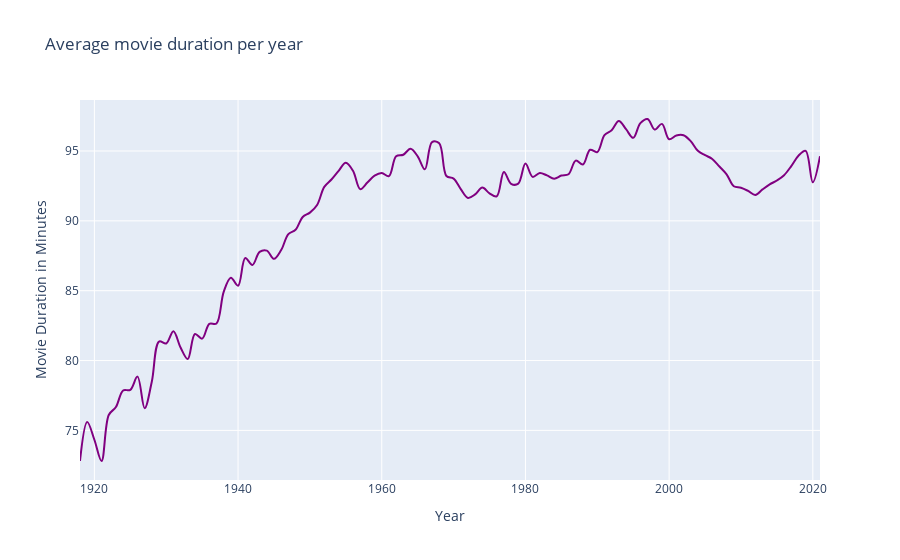

Here is the notebook cell this chart was saved with:
### Code cell
fig = px.line(runtime_mean, y='runtimeMinutes', title='Average movie duration per year', line_shape='spline', labels={'startYear': 'Year', 'runtimeMinutes': 'Movie Duration in Minutes'}, color_discrete_sequence=['purple'])

fig.update_layout(autosize=False)
fig.show()

### Figure 1 — Plotly figure (JSON) as saved in the notebook; plotly's stock layout.template omitted (floating-point values rounded to 4 significant figures)
{"data": [{"hovertemplate": "Year=%{x}<br>Movie Duration in Minutes=%{y}<extra></extra>", "legendgroup": "", "line": {"color": "purple", "dash": "solid", "shape": "spline"}, "mode": "lines", "name": "", "orientation": "v", "showlegend": false, "type": "scatter", "x": [1918, 1919, 1920, 1921, 1922, 1923, 1924, 1925, 1926, 1927, 1928, 1929, 1930, 1931, 1932, 1933, 1934, 1935, 1936, 1937, 1938, 1939, 1940, 1941, 1942, 1943, 1944, 1945, 1946, 1947, 1948, 1949, 1950, 1951, 1952, 1953, 1954, 1955, 1956, 1957, 1958, 1959, 1960, 1961, 1962, 1963, 1964, 1965, 1966, 1967, 1968, 1969, 1970, 1971, 1972, 1973, 1974, 1975, 1976, 1977, 1978, 1979, 1980, 1981, 1982, 1983, 1984, 1985, 1986, 1987, 1988, 1989, 1990, 1991, 1992, 1993, 1994, 1995, 1996, 1997, 1998, 1999, 2000, 2001, 2002, 2003, 2004, 2005, 2006, 2007, 2008, 2009, 2010, 2011, 2012, 2013, 2014, 2015, 2016, 2017, 2018, 2019, 2020, 2021], "xaxis": "x", "y": [72.81, 75.61, 74.33, 72.81, 76.1, 76.67, 77.86, 77.9, 78.85, 76.58, 78.5, 81.36, 81.22, 82.1, 80.93, 80.11, 81.9, 81.57, 82.63, 82.66, 84.92, 85.93, 85.36, 87.34, 86.84, 87.78, 87.87, 87.28, 87.91, 89.05, 89.36, 90.28, 90.59, 91.14, 92.43, 92.96, 93.58, 94.16, 93.58, 92.27, 92.74, 93.23, 93.42, 93.2, 94.62, 94.73, 95.16, 94.62, 93.69, 95.64, 95.55, 93.21, 93.02, 92.27, 91.64, 91.89, 92.38, 91.97, 91.75, 93.5, 92.65, 92.66, 94.1, 93.15, 93.43, 93.25, 93.02, 93.24, 93.34, 94.31, 94.03, 95.09, 94.92, 96.13, 96.49, 97.15, 96.56, 95.94, 96.99, 97.29, 96.53, 96.94, 95.84, 96.11, 96.13, 95.71, 95.01, 94.7, 94.43, 93.89, 93.33, 92.48, 92.37, 92.14, 91.85, 92.25, 92.61, 92.89, 93.27, 93.92, 94.66, 95.01, 92.76, 94.62], "yaxis": "y"}], "layout": {"autosize": false, "legend": {"tracegroupgap": 0}, "title": {"text": "Average movie duration per year"}, "xaxis": {"anchor": "y", "domain": [0, 1], "title": {"text": "Year"}}, "yaxis": {"anchor": "x", "domain": [0, 1], "title": {"text": "Movie Duration in Minutes"}}}}
